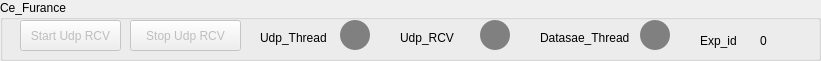
    <widget class="QGroupBox" name="groupBox_22">
     <property name="geometry">
      <rect>
       <x>0</x>
       <y>60</y>
       <width>821</width>
       <height>61</height>
      </rect>
     </property>
     <property name="title">
      <string>Ce_Furance</string>
     </property>
     <widget class="QPushButton" name="pushButton_210">
      <property name="enabled">
       <bool>false</bool>
      </property>
      <property name="geometry">
       <rect>
        <x>20</x>
        <y>20</y>
        <width>101</width>
        <height>31</height>
       </rect>
      </property>
      <property name="text">
       <string>Start Udp RCV</string>
      </property>
     </widget>
     <widget class="QPushButton" name="pushButton_211">
      <property name="enabled">
       <bool>false</bool>
      </property>
      <property name="geometry">
       <rect>
        <x>130</x>
        <y>20</y>
        <width>111</width>
        <height>31</height>
       </rect>
      </property>
      <property name="text">
       <string>Stop Udp RCV</string>
      </property>
     </widget>
     <widget class="QLabel" name="label_174">
      <property name="geometry">
       <rect>
        <x>540</x>
        <y>30</y>
        <width>121</width>
        <height>16</height>
       </rect>
      </property>
      <property name="text">
       <string>Datasae_Thread</string>
      </property>
     </widget>
     <widget class="QPushButton" name="pushButton_212">
      <property name="geometry">
       <rect>
        <x>640</x>
        <y>20</y>
        <width>30</width>
        <height>30</height>
       </rect>
      </property>
      <property name="styleSheet">
       <string notr="true">border-radius:15px;
background-color:grey
;
</string>
      </property>
      <property name="text">
       <string/>
      </property>
     </widget>
     <widget class="QPushButton" name="pushButton_213">
      <property name="geometry">
       <rect>
        <x>340</x>
        <y>20</y>
        <width>30</width>
        <height>30</height>
       </rect>
      </property>
      <property name="styleSheet">
       <string notr="true">border-radius:15px;
background-color:grey;
</string>
      </property>
      <property name="text">
       <string/>
      </property>
     </widget>
     <widget class="QLabel" name="label_175">
      <property name="geometry">
       <rect>
        <x>700</x>
        <y>30</y>
        <width>41</width>
        <height>21</height>
       </rect>
      </property>
      <property name="text">
       <string>Exp_id</string>
      </property>
     </widget>
     <widget class="QLabel" name="label_176">
      <property name="geometry">
       <rect>
        <x>760</x>
        <y>30</y>
        <width>21</width>
        <height>21</height>
       </rect>
      </property>
      <property name="text">
       <string>0</string>
      </property>
     </widget>
     <widget class="QPushButton" name="pushButton_214">
      <property name="geometry">
       <rect>
        <x>480</x>
        <y>20</y>
        <width>30</width>
        <height>30</height>
       </rect>
      </property>
      <property name="styleSheet">
       <string notr="true">border-radius:15px;
background-color:grey;
</string>
      </property>
      <property name="text">
       <string/>
      </property>
     </widget>
     <widget class="QLabel" name="label_177">
      <property name="geometry">
       <rect>
        <x>260</x>
        <y>30</y>
        <width>91</width>
        <height>16</height>
       </rect>
      </property>
      <property name="text">
       <string>Udp_Thread</string>
      </property>
     </widget>
     <widget class="QLabel" name="label_178">
      <property name="geometry">
       <rect>
        <x>400</x>
        <y>30</y>
        <width>91</width>
        <height>16</height>
       </rect>
      </property>
      <property name="text">
       <string>Udp_RCV</string>
      </property>
     </widget>
    </widget>
